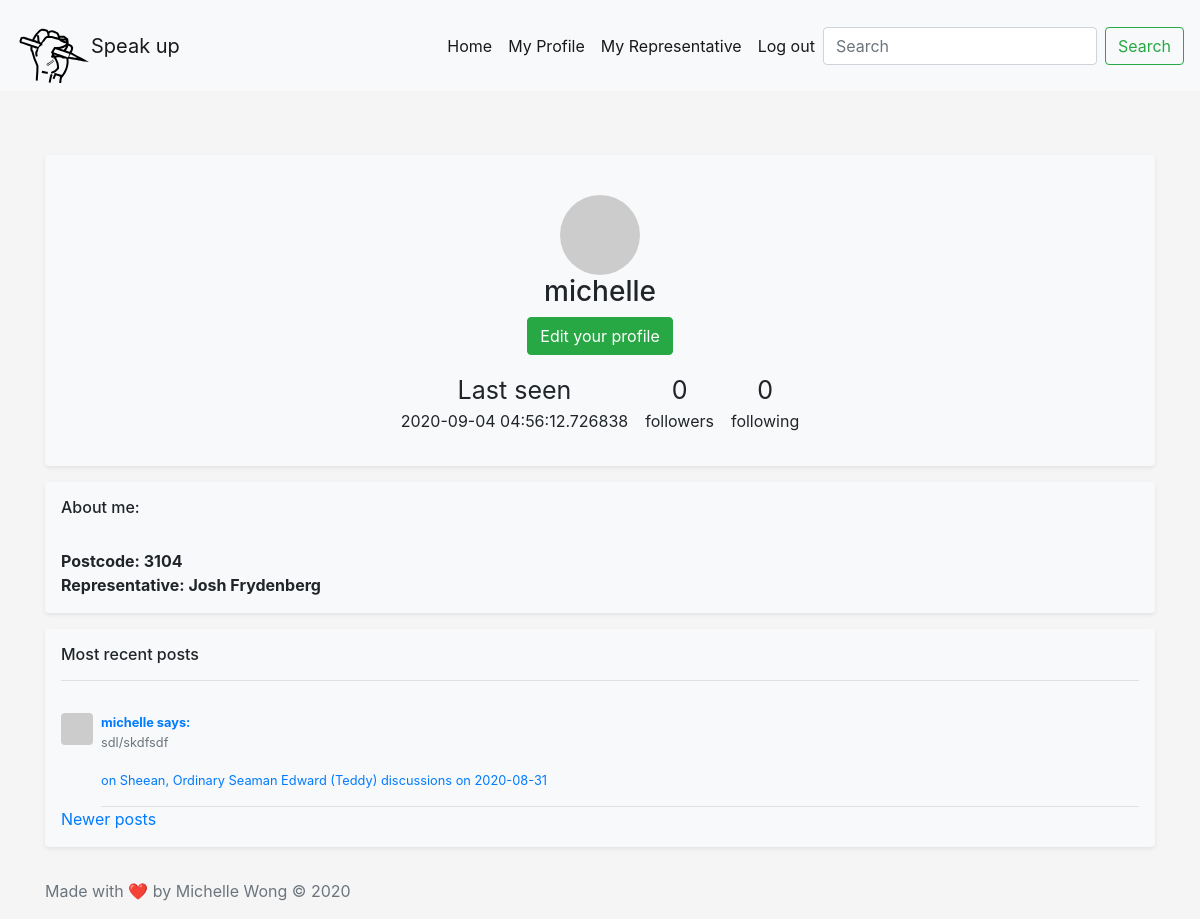
Page /user/michelle?page=2 (signed in) on the earlier database version.
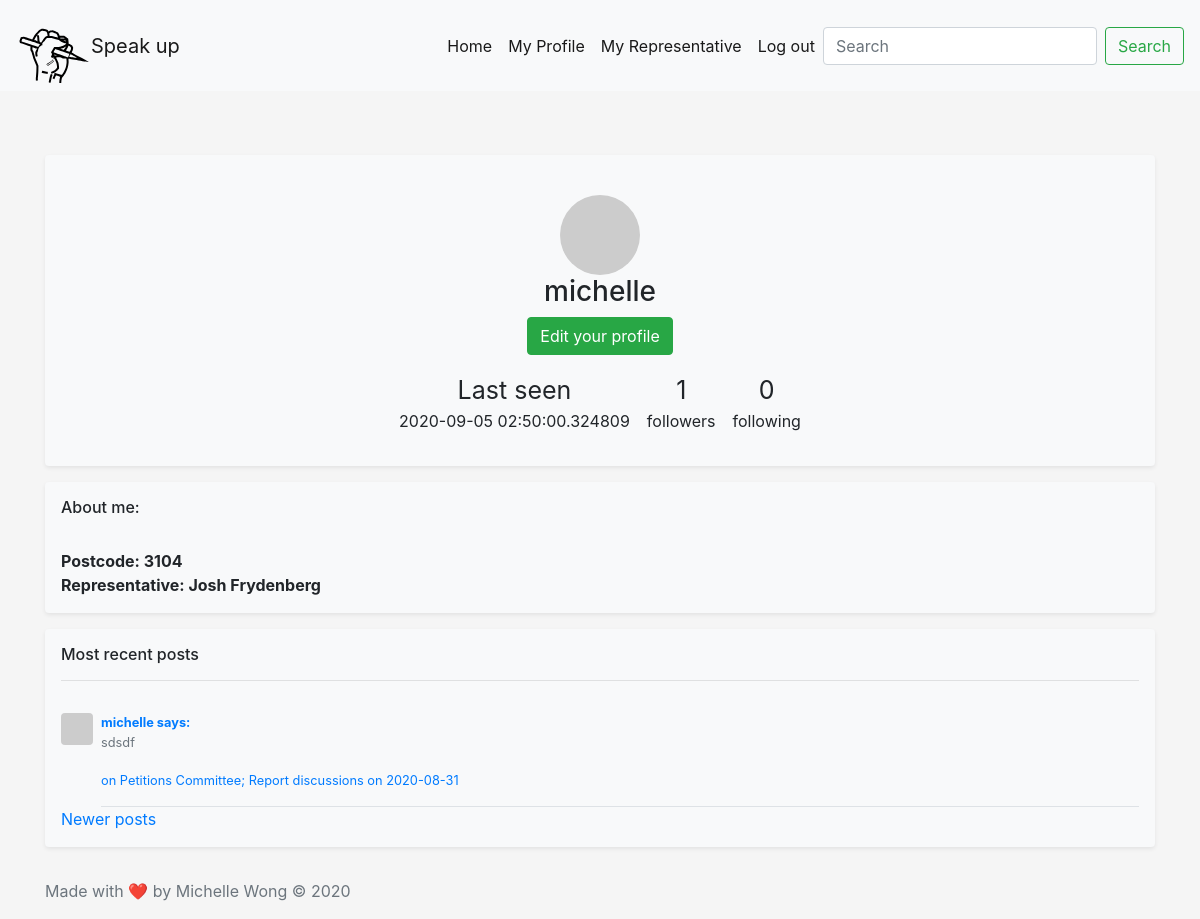
Same page on the later database version.
### app/models.py (models this page shows, shortened)
class User(UserMixin, db.Model):
    id = db.Column(db.Integer, primary_key=True)
    username = db.Column(db.String(64), index=True, unique=True)
    email = db.Column(db.String(120), index=True, unique=True)
    password_hash = db.Column(db.String(128))
    posts = db.relationship('Post', backref='author', lazy='dynamic')
    about_me = db.Column(db.String(140))
    representative = db.Column(db.String(100))
    constituency = db.Column(db.String(100))
    postcode = db.Column(db.String(64))
    last_seen = db.Column(db.DateTime, default=datetime.utcnow)
    followed = db.relationship(
        'User', secondary=followers,
        primaryjoin=(followers.c.follower_id == id),
        secondaryjoin=(followers.c.followed_id == id),
        backref=db.backref('followers', lazy='dynamic'), lazy='dynamic')
    def avatar(self, size):
        digest = md5(self.email.lower().encode('utf-8')).hexdigest()
        return 'https://www.gravatar.com/avatar/{}?d=identicon&s={}'.format(
            digest, size)

class Post(db.Model):
    id = db.Column(db.Integer, primary_key=True)
    body = db.Column(db.String(140))
    timestamp = db.Column(db.DateTime, index=True, default=datetime.utcnow)
    user_id = db.Column(db.Integer, db.ForeignKey('user.id'))
    speech_id = db.Column(db.Integer, db.ForeignKey('speech.id'))

class MinorHeading(db.Model):
    __tablename__ = 'minorheading'
    id = db.Column(db.Integer, primary_key=True)
    order_id = db.Column(db.Integer,index=True)
    major_id = db.Column(db.Integer, db.ForeignKey('majorheading.id'))
    body = db.Column(db.String(140))
    speech = db.relationship('Speech', backref='minorheading', lazy='dynamic')

class Hansard(db.Model):
    id = db.Column(db.Integer, primary_key=True)
    date = db.Column(db.String(140))
    majorheading = db.relationship('MajorHeading', backref='hansard', lazy='dynamic')

### app/routes.py (the view)
@app.route('/user/<username>')
@login_required
def user(username):
    user = User.query.filter_by(username=username).first_or_404()
    page = request.args.get('page', 1, type=int)
    posts = user.posts.order_by(Post.timestamp.desc()).paginate(
        page, 3, False)
    next_url = url_for('user', username=user.username, page=posts.next_num) \
        if posts.has_next else None
    prev_url = url_for('user', username=user.username, page=posts.prev_num) \
        if posts.has_prev else None
    form = EmptyForm()
    return render_template('user.html', user=user, posts=posts.items,
                           next_url=next_url, prev_url=prev_url, form=form)

### app/forms.py
class EmptyForm(FlaskForm):
    submit = SubmitField('Submit')

### app/models.py (called while the page is built)
@login.user_loader
def load_user(id):
    return User.query.get(int(id))

### app/routes.py (called while the page is built)
@app.before_request
def before_request():
    if current_user.is_authenticated:
        current_user.last_seen = datetime.utcnow()
        db.session.commit()

### app/templates/user.html (shortened to what this page needs)
{% extends "navbar.html" %}
{% block content %}
<br><br>
<div class="my-3 p-3 bg-light text-center rounded box-shadow shadow-sm">
  <br>
  <img class ="profile" src="{{ user.avatar(128) }}">
  <h3>{{ user.username }}</h3>
  {% if user == current_user %}
                <p>
                  <a class="btn btn-success" href="{{ url_for('edit_profile') }}" role="button">Edit your profile</a>
                {% endif %}
  <table>
    <tr>
      <td style="text-align:center"><span class = "bigger">{% if user.last_seen %}Last seen</span><br>{{ user.last_seen }}</p>{% endif %}</th>
      <td style="text-align:center"><p><span class = "bigger">{{ user.followers.count() }}</span><br> followers</p></th>
      <td style="text-align:center"><p><span class = "bigger">{{ user.followed.count() }}</span> <br>following</p></th>
</div>
<div class="my-3 p-3 bg-light rounded box-shadow shadow-sm">
  <h6>About me: </h6>
  <br> <b>Postcode: {{user.postcode}}</b>
  <br> <b>Representative: {{user.representative}}</b>
</div>
<div class="my-3 p-3 bg-light rounded box-shadow shadow-sm">
  <h6> Most recent posts</h6>
    <hr>
    {% for post in posts %}
        {% include '_post.html' %}
    {% endfor %}
    {% if prev_url %}
    <a href="{{ prev_url }}">Newer posts</a>
    {% endif %}
</div>
{% endblock %}

### app/templates/navbar.html (shortened to what this page needs)
<!doctype html>
<html lang="en">
  <head>
    <link rel="stylesheet" href="https://stackpath.bootstrapcdn.com/bootstrap/4.5.2/css/bootstrap.min.css">
    <link href="css/file.css" rel="stylesheet">
  </head>
    <div class="container-fluid">
      <nav class="navbar navbar-expand-lg navbar-light bg-light">
        <img src="/static/websitelogobold.svg" width="75" height="75" class="d-inline-block align-top brand" alt="" loading="lazy">
        <a class="navbar-brand" href="#"> Speak up</a>
        <div class="collapse navbar-collapse" id="navbarNavAltMarkup">
          <div class="navbar-nav ml-auto">
            <a class="nav-link active" href={{url_for('index')}}>Home <span class="sr-only">(current)</span></a>
            {% if current_user.is_anonymous %}
            <a class="nav-link active" href={{url_for('login')}}>Log in <span class="sr-only">(current)</span></a>
            {% else %}
            <a class="nav-link active" href={{url_for('user', username= current_user.username)}}>My Profile <span class="sr-only">(current)</span></a>
            <a class="nav-link active" href={{url_for('myrepresentative')}}>My Representative<span class="sr-only">(current)</span></a>
            <a class="nav-link active" href={{url_for('logout')}}>Log out <span class="sr-only">(current)</span></a>
            {% endif %}
          </div>
          <form class="form-inline">
          <input class="form-control mr-sm-2" type="search" placeholder="Search" aria-label="Search">
          <button class="btn btn-outline-success my-2 my-sm-0" type="submit">Search</button>
        </form>
        </div>
      </nav>
      <div class="container">
        {% block content %}{% endblock %}
      </div>
        <footer class="footer mt-auto py-3">
          <div class="container">
            <span class="text-muted">Made with ❤️ by Michelle Wong © 2020</span>
          </div>
        </footer>
  <html></html>

### app/templates/_post.html
        <div class="media text-muted pt-3">
          <img data-src="holder.js/31x32?theme=thumb&amp;bg=007bff&amp;fg=007bff&amp;size=1" alt="32x32" class="mr-2 rounded" style="width: 32px; height: 32px;" src={{ post.author.avatar(36) }} data-holder-rendered="true">
          <p class="media-body pb-3 mb-0 small lh-125 border-bottom border-gray">
            <strong class="d-block text-gray-dark"><a href="{{ url_for('user', username=post.author.username) }}">{{post.author.username}} says: </a></strong>
          {{post.body}}
          <br>
          <br>
          <a href="/hansard/{{post.speech.minorheading.majorheading.hansard.date+"#"+post.speech.exact_id}}"> on {{post.speech.minorheading.body}} discussions on {{post.speech.minorheading.majorheading.hansard.date}}</a>
           </p>
        </div>

### app/css/file.css (style rules this page uses)
html, body { height: 100%; }
.container-fluid { position: absolute; left: 0px; top: 0px; }

### app/templates/navbar.html (style rules this page uses)
.container-fluid { padding-right:0; padding-left:0; margin-right:auto; margin-left:auto }

### app/templates/user.html (style rules this page uses)
.profile { border-radius: 50%; margin-left: auto; margin-right: auto; }
table { margin-left: auto; margin-right: auto; border-spacing: 15px 0px; border-collapse: separate; }
.bigger { font-size:25px; }

Differences in the rows shown:
changed User "michelle": last_seen "2020-09-04 04:56:12.726838" → "2020-09-05 02:50:00.324809"
changed Post "michelle": body "sdl/skdfsdf" → "sdsdf"; speech.minorheading.body "Sheean, Ordinary Seaman Edward (Teddy)" → "Petitions Committee; Report"
Other differences:
{{ user.followers.count() }}: "0" → "1"
